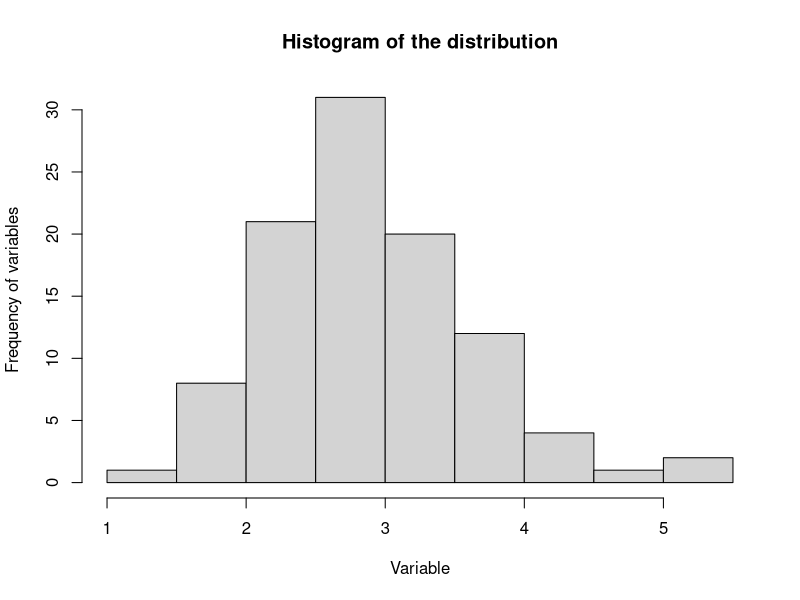
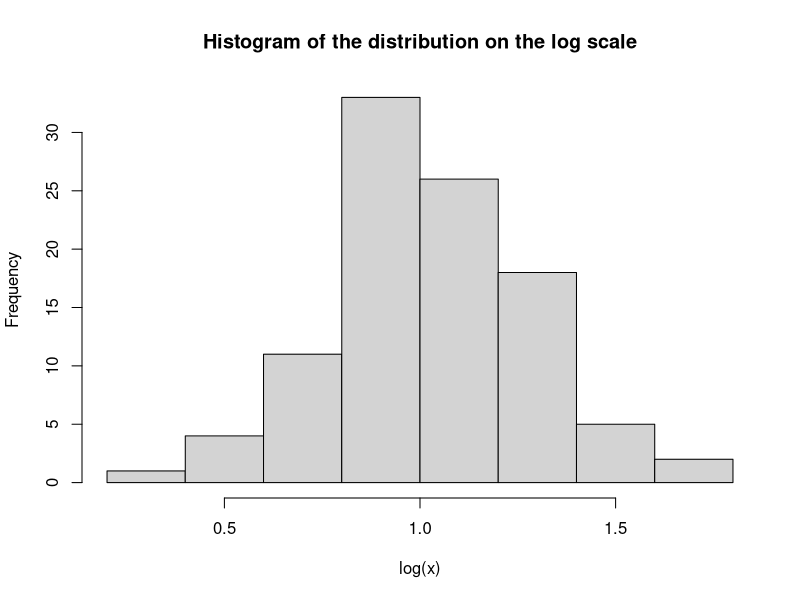

The R script that drew these images, in order:
## ---- chunk 1
knitr::opts_chunk$set(echo = TRUE)
## ---- chunk 2
x <- rlnorm(100,1,0.25)
## ---- chunk 3
hist(x,main = "Histogram of the distribution", xlab = "Variable", ylab = "Frequency of variables")
## ---- chunk 4
hist(log(x),main = "Histogram of the distribution on the log scale")
## ---- chunk 5
mean(x)
var(x)
